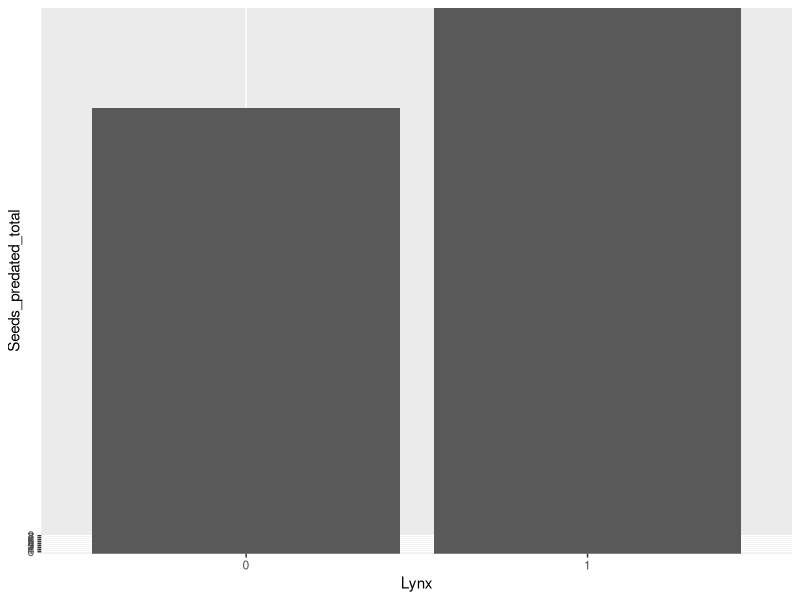
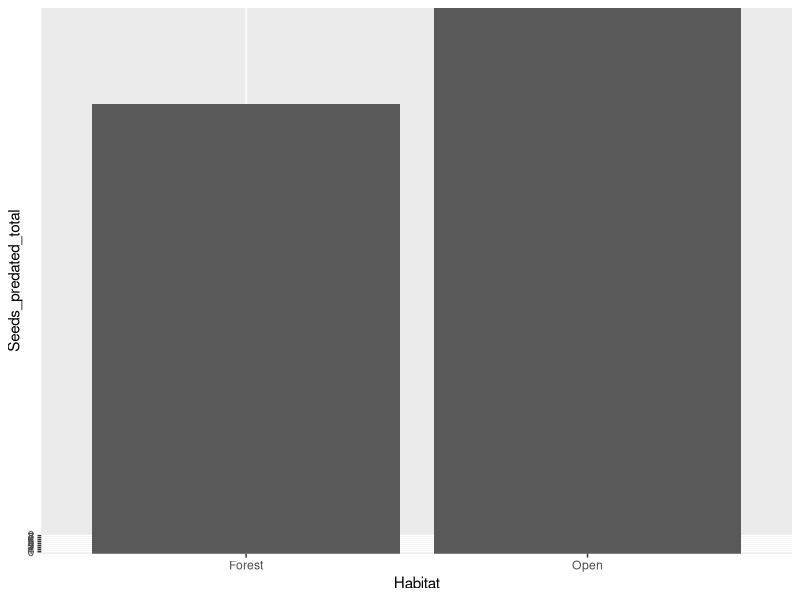
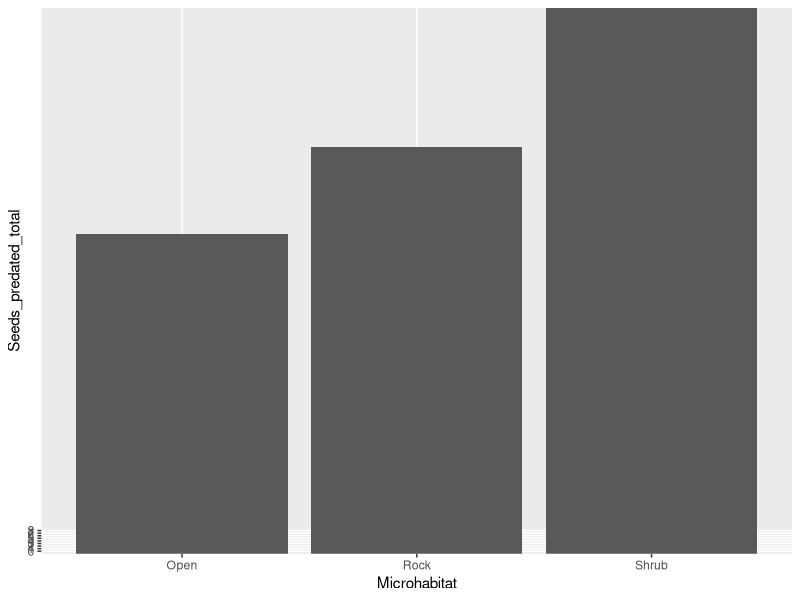
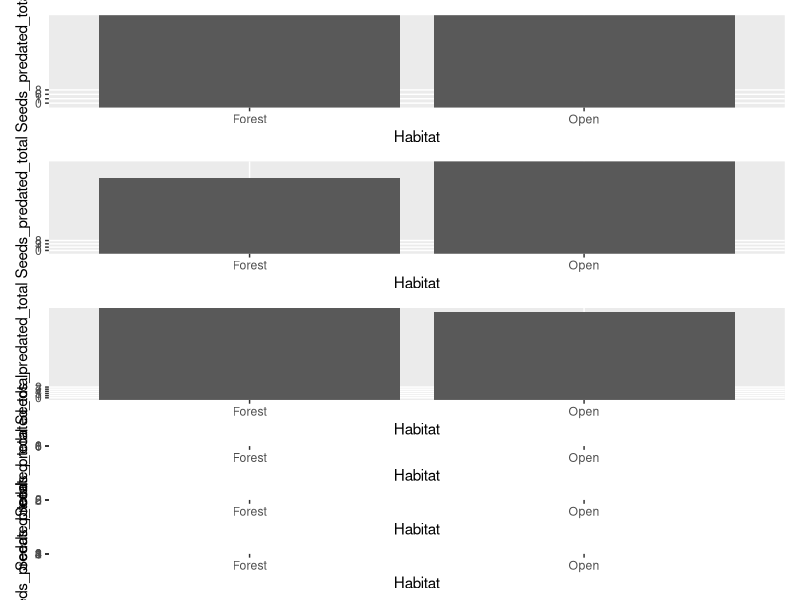

Reproduce these figures in R, in order.
## ---- chunk 1
#load in required packages
library(tidyr)
library(dplyr)
library(ggplot2)
library(patchwork)
## ---- chunk 2
#unzip rodent activity file
# unzip("edi.2200.1.zip")
## ---- chunk 3
#read in rodent activity file
rodent_data <- read.csv("Rodent_activity.csv")
## ---- chunk 4
#read in trapping data file
trapping_data <- read.csv("Trapping.csv")
## ---- chunk 5
#read in vegetation cover data file
vegetation_data <- read.csv("Vegetation_cover.csv")
## ---- chunk 6
#read in seed predation data
seed_predation_data <- read.csv("Seed_predation.csv")
## ---- chunk 7
#separate data in trapping_data
colnames(trapping_data)

trapping_separated <- trapping_data %>%
  separate(col = Trap_day.Lynx.Habitat.Plot.Trap.Species.Working, 
           into = c("Trap_day", "Lynx", "Habitat", "Plot", "Trap", "Species", "Working"), 
           sep = ";")
## ---- chunk 8
#separate data in vegetation_data
colnames(vegetation_data)

vegetation_separated <- vegetation_data %>%
  separate(col = Lynx.Plot.Habitat.Tree.Shrub.Rock, 
           into = c("Lynx", "Plot", "Habitat", "Tree", "Shrub", "Rock"), 
           sep = ";")
## ---- chunk 9
#separate seed predation data
colnames(seed_predation_data)

seed_predation_separated <- seed_predation_data %>%
  separate(col = Lynx.Habitat.Plot.Microhabitat.Code.CAM.Seeds_left0.Seeds_left1.Seeds_predated1.Seeds_left2.Seeds_oredated2.Seeds_left3.Seeds_predated3.Seeds_left4.Seeds_predated4.Seeds_left5.Seeds_predated5.Seeds_predated_total, 
           into = c("Lynx", "Habitat", "Plot", "Microhabitat", "Code", "CAM", "Seeds_left0", "Seeds_left1", "Seeds_predated1", "Seeds_left2", "Seeds_oredated2", "Seeds_left3", "Seeds_predated3", "Seeds_left4", "Seeds_predated4", "Seeds_left5", "Seeds_predated5", "Seeds_predated_total"), 
           sep = ";")
## ---- chunk 10
#plotting seed predation total against lynx presence
ggplot(data = seed_predation_separated, aes(x = Lynx, y = Seeds_predated_total)) +
  geom_col()
## ---- chunk 11
#plotting seed predation total as a function of habitat type
ggplot(data = seed_predation_separated, aes(x = Habitat, y = Seeds_predated_total)) +
  geom_col()
## ---- chunk 12
#plotting seed predation total as a function of microhabitat
ggplot(data = seed_predation_separated, aes(x = Microhabitat, y = Seeds_predated_total)) +
  geom_col()
## ---- chunk 13
#graph 1: lynx = 1, microhabitat = open
lynx_open <- filter(seed_predation_separated, Lynx == "1", Microhabitat == "Open")

g1 <- ggplot(data = lynx_open, aes(x = Habitat, y = Seeds_predated_total)) +
  geom_col()
## ---- chunk 14
#graph 2: lynx = 1, microhabitat = rock
lynx_rock <- filter(seed_predation_separated, Lynx == "1", Microhabitat == "Rock")

g2 <- ggplot(data = lynx_rock, aes(x = Habitat, y = Seeds_predated_total)) +
  geom_col()
## ---- chunk 15
#graph 3: lynx = 1, microhabitat = shrub
lynx_shrub <- filter(seed_predation_separated, Lynx == "1", Microhabitat == "Shrub")

g3 <- ggplot(data = lynx_shrub, aes(x = Habitat, y = Seeds_predated_total)) +
  geom_col()
## ---- chunk 16
#graph 4: lynx = 0, microhabitat = open
noLynx_open <- filter(seed_predation_separated, Lynx == "0", Microhabitat == "Open")

g4 <- ggplot(data = lynx_open, aes(x = Habitat, y = Seeds_predated_total)) +
  geom_col()
## ---- chunk 17
#graph 5: lynx = 0, microhabitat = rock
noLynx_rock <- filter(seed_predation_separated, Lynx == "0", Microhabitat == "Rock")

g5 <- ggplot(data = noLynx_rock, aes(x = Habitat, y = Seeds_predated_total)) +
  geom_col()
## ---- chunk 18
#graph 6: lynx = 0, microhabitat = shrub
noLynx_shrub <- filter(seed_predation_separated, Lynx == "0", Microhabitat == "Shrub")

g6 <- ggplot(data = noLynx_shrub, aes(x = Habitat, y = Seeds_predated_total)) +
  geom_col()
## ---- chunk 19
#panel all 6 graphs together
(g1 / g2 / g3) + (g4 / g5 / g6)
